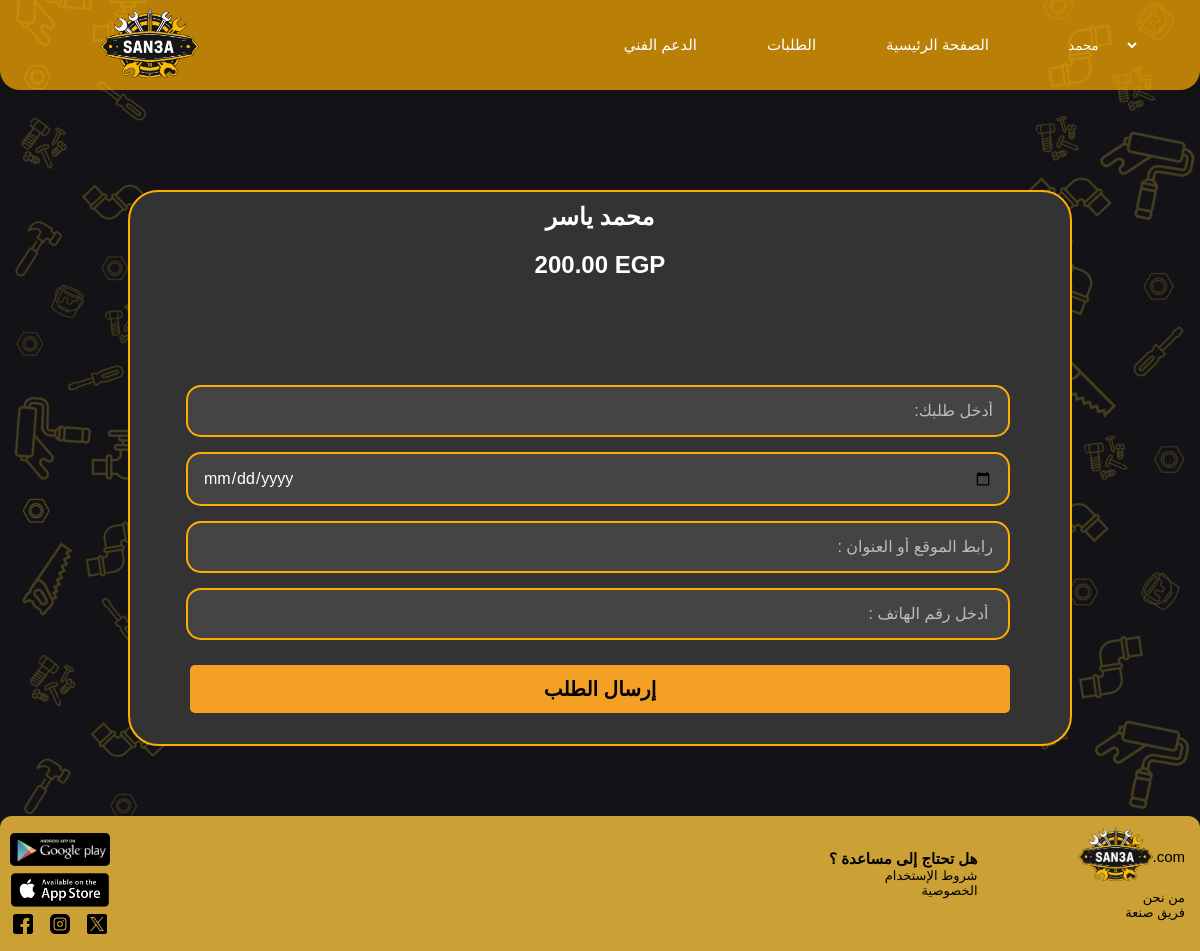
The app's page /order.php?id=33 (signed in) with its own data.
### tables this page shows
CREATE TABLE `technicians` (
  `user_id` int(11) NOT NULL,
  `rating` decimal(3,2) DEFAULT 5.00,
  `visit_price` decimal(10,2) DEFAULT 200.00,
  `area` varchar(50) DEFAULT NULL,
  `province` varchar(50) DEFAULT 'القاهرة',
  `specialty` varchar(50) DEFAULT 'كهربائي',
  `work_hours` text DEFAULT 'من 5 الى 9',
  `tech_id` int(50) NOT NULL
);

CREATE TABLE `users` (
  `user_id` int(11) NOT NULL,
  `first_name` varchar(50) NOT NULL,
  `last_name` varchar(50) NOT NULL,
  `email` varchar(100) NOT NULL,
  `phone` varchar(15) DEFAULT NULL,
  `password` varchar(255) NOT NULL,
  `national_id` varchar(20) DEFAULT NULL,
  `user_type` enum('client','technician') NOT NULL,
  `address` text DEFAULT NULL,
  `created_at` timestamp NOT NULL DEFAULT current_timestamp()
);

### order.php (the view, shortened to what this page needs)
<?php
    $technician_id=$_GET['id'];
    include("DBconn/conn.php");
    $sql="SELECT users.first_name,users.last_name,technicians.visit_price
    FROM technicians
    JOIN users ON users.user_id = technicians.user_id
    WHERE technicians.user_id=$technician_id";
    $result=mysqli_query($conn,$sql);
    $row=mysqli_fetch_assoc($result);
?>
<!DOCTYPE html>
<html lang="ar">
<head>
    <link rel="stylesheet" href="style/header.css">
    <link rel="stylesheet" href="style/order.css">
    <link rel="stylesheet" href="style/footer.css">
    <link rel="stylesheet" href="./style/general.css">
</head>
<body>
    <?php include('header.php'); ?>
    <div class="order">
        <h2><?php echo $row['first_name'].' '.$row['last_name'] ?></h2>
        <h2><?php echo $row['visit_price'].' '.'EGP'?></h2>
        <form method="post">
            <input type="text" name="serviceType" required placeholder="أدخل طلبك:">
            <input type="date" name="appointmentDate" required>
            <input type="text" name="address" required placeholder="رابط الموقع أو العنوان :">
            <input type="text" name="phone" required placeholder=" أدخل رقم الهاتف : ">
            <button type="submit">إرسال الطلب</button>
        </form>
    </div>
</body>
</html>
<?php
include("footer.php");
?>

### style/order.css (style rules this page uses)
body { font-family: "Tajawal", sans-serif; background: url(../Resorces/background.jpg); background-size: cover; text-align: center; margin: 0; padding: 0; }
form { display: flex; justify-content: center; flex-direction: column; direction: rtl; text-align: right; margin-top: auto; width: 100%; max-width: 860px; padding: 20px; box-sizing: border-box; gap: 15px; }
input { font-family: "Tajawal", sans-serif; justify-content: center; flex-direction: column; width: 790px; max-width: 800px; padding: 15px; border: 2px solid #ffae00; border-radius: 15px; background: #444; color: white; font-size: 16px; }
.order { display: flex; flex-direction: column; align-items: center; justify-content: center; text-align: center; margin-top: 100px; margin-bottom: auto; margin-left: auto; margin-right: auto; margin-bottom: 70px; width: 90%; max-width: 900px; background: #333; border: 2px solid #ffae00; padding: 1px 20px; border-radius: 30px; height: 550px; }
h2 { color: white; padding: 0px; margin: 10px; }
input::placeholder { text-align: right; direction: rtl; color: #bbb }
button { font-family: "Tajawal", sans-serif; background-color: #f4a024; color: black; width: 100%; padding: 12px; margin: 10px 0; border-radius: 5px; border: none; cursor: pointer; font-size: 20px; font-weight: bolder; }

### style/general.css (style rules this page uses)
html { margin: 0; padding: 0; }
body { margin: 0; width: 100%; }

### order.php (style rules this page uses)
h2 { font-weight: bold; }

### records on screen
technicians: user_id.first_name "محمد", user_id.last_name "ياسر", visit_price "200.00"

### other values on screen
form field value "محمد"
